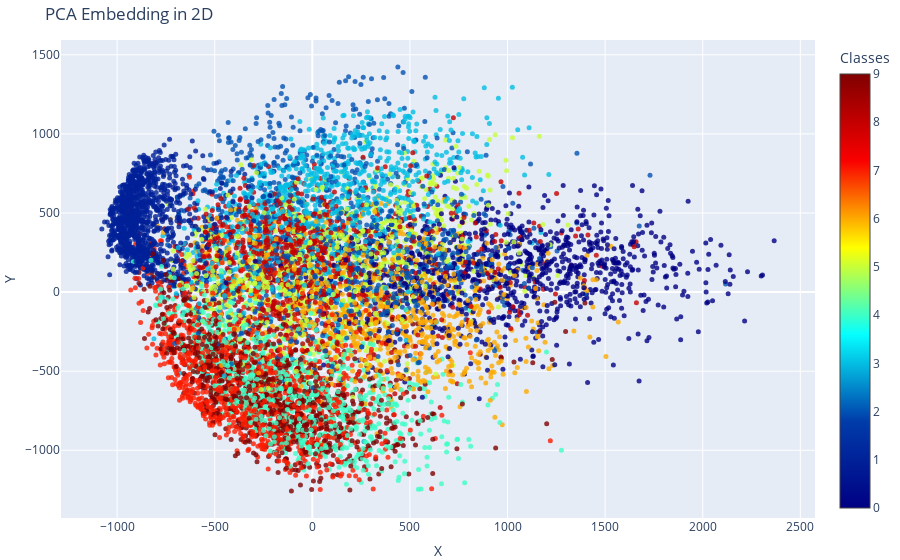

Source (notebook cell):
### Code cell
# Plot PCA embeddings in 2D 
plot_2d_embeddings(x_test_pca2D, y_test, "PCA Embedding in 2D")

### Figure 1 — Plotly figure (JSON) as saved in the notebook; plotly's stock layout.template omitted (floating-point values rounded to 4 significant figures; data arrays with more than 128 entries replaced by an {"elided": "..."} marker saying what was removed)
{"data": [{"marker": {"color": {"elided": "10000 int values"}, "colorbar": {"title": {"text": "Classes"}}, "colorscale": [[0, "rgb(0,0,131)"], [0.2, "rgb(0,60,170)"], [0.4, "rgb(5,255,255)"], [0.6, "rgb(255,255,0)"], [0.8, "rgb(250,0,0)"], [1, "rgb(128,0,0)"]], "opacity": 0.8, "size": 5}, "mode": "markers", "type": "scatter", "x": {"elided": "10000 float values"}, "y": {"elided": "10000 float values"}}], "layout": {"margin": {"b": 0, "l": 0, "r": 0, "t": 40}, "title": {"text": "PCA Embedding in 2D"}, "xaxis": {"title": {"text": "X"}}, "yaxis": {"title": {"text": "Y"}}}}
